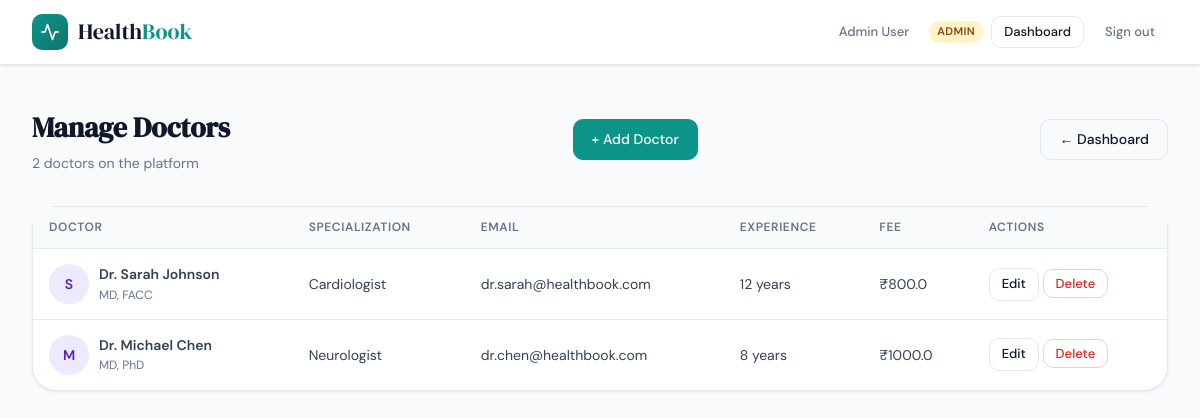
Before: /admin/doctors (signed in) with the older database file.
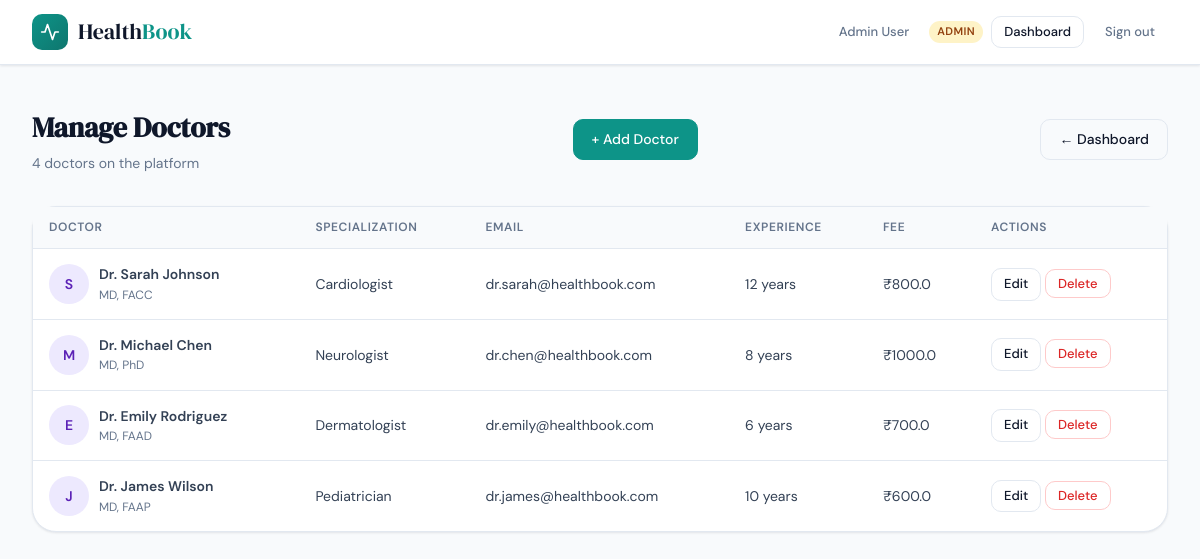
After: the same page with the newer database file.
### run.py (models this page shows, shortened)
class User(db.Model):
    __tablename__ = 'users'
    id = db.Column(db.Integer, primary_key=True)
    name = db.Column(db.String(80), nullable=False)
    email = db.Column(db.String(120), unique=True, nullable=False)
    password_hash = db.Column(db.String(200), nullable=False)
    role = db.Column(db.String(20), default='patient')
    phone = db.Column(db.String(20))
    created_at = db.Column(db.DateTime, default=datetime.utcnow)
    @property
    def is_authenticated(self):
        return True

class Doctor(db.Model):
    __tablename__ = 'doctors'
    id = db.Column(db.Integer, primary_key=True)
    user_id = db.Column(db.Integer, db.ForeignKey('users.id'), unique=True)
    specialization_id = db.Column(db.Integer, db.ForeignKey('specializations.id'))
    qualification = db.Column(db.String(200))
    experience_years = db.Column(db.Integer, default=0)
    consultation_fee = db.Column(db.Float, default=500)
    bio = db.Column(db.Text)
    is_available = db.Column(db.Boolean, default=True)
    user = db.relationship('User', backref='doctor_profile')
    specialization = db.relationship('Specialization', backref='doctors')

class Specialization(db.Model):
    __tablename__ = 'specializations'
    id = db.Column(db.Integer, primary_key=True)
    name = db.Column(db.String(100), unique=True, nullable=False)

### run.py (the view)
@app.route('/admin/doctors')
@login_required
def manage_doctors():
    if current_user.role != 'admin':
        flash('Access denied', 'danger')
        return redirect(url_for('index'))
    doctors = Doctor.query.all()
    return render_template('doctors.html', doctors=doctors)

### run.py (called while the page is built)
@login_manager.user_loader
def load_user(user_id):
    return User.query.get(int(user_id))

### templates/doctors.html
{% extends "base.html" %}
{% block content %}
<div class="page">
  <div class="page-head">
    <div>
      <h1 class="page-title">Manage Doctors</h1>
      <p class="page-subtitle">{{ doctors|length }} doctors on the platform</p>
    </div>
    <a href="/admin/doctors/add" class="btn btn-primary">+ Add Doctor</a>
    <a href="/admin/dashboard" class="btn btn-outline">← Dashboard</a>
  </div>
  <div class="card">
    <div class="table-wrap">
      <table class="table">
        <thead>
          <tr><th>Doctor</th><th>Specialization</th><th>Email</th><th>Experience</th><th>Fee</th><th>Actions</th></tr>
        </thead>
        <tbody>
          {% for doctor in doctors %}
          <tr>
            <td>
              <div style="display: flex; align-items: center; gap: 10px;">
                <div class="avatar" style="background: #ede9fe; color: #5b21b6; width: 40px; height: 40px; border-radius: 50%; display: flex; align-items: center; justify-content: center;">
                  {{ doctor.user.name[0]|upper }}
                </div>
                <div>
                  <div style="font-weight: 600;">Dr. {{ doctor.user.name }}</div>
                  <div style="font-size: 12px; color: #64748b;">{{ doctor.qualification or 'N/A' }}</div>
                </div>
              </div>
            </td>
            <td>{{ doctor.specialization.name if doctor.specialization else 'General' }}</td>
            <td>{{ doctor.user.email }}</td>
            <td>{{ doctor.experience_years }} years</td>
            <td>₹{{ doctor.consultation_fee }}</td>
            <td>
              <a href="/admin/doctors/{{ doctor.id }}/edit" class="btn btn-outline btn-sm">Edit</a>
              <form method="POST" action="/admin/doctors/{{ doctor.id }}/delete" style="display: inline;" onsubmit="return confirm('Delete this doctor?')">
                <button type="submit" class="btn btn-danger btn-sm">Delete</button>
              </form>
            </td>
          </tr>
          {% endfor %}
        </tbody>
      </table>
    </div>
  </div>
</div>
{% endblock %}

### templates/base.html (shortened to what this page needs)
<!DOCTYPE html>
<html lang="en">
<head>
</head>
<body>
<nav>
  <div class="nav-inner">
    <a class="nav-brand" href="/">
      <div class="nav-brand-icon">
        <svg viewBox="0 0 24 24" fill="none" stroke="white" stroke-width="2" stroke-linecap="round" stroke-linejoin="round">
          <path d="M22 12h-4l-3 9L9 3l-3 9H2"/>
        </svg>
      </div>
      <span class="nav-brand-name">Health<span>Book</span></span>
    </a>
    <div class="nav-links">
      {% if current_user.is_authenticated %}
        <span class="nav-user">{{ current_user.name }}</span>
        <span class="nav-badge {{ current_user.role }}">{{ current_user.role }}</span>
        {% if current_user.role == 'admin' %}
          <a class="btn btn-outline btn-sm" href="/admin/dashboard">Dashboard</a>
        {% else %}
          <a class="btn btn-outline btn-sm" href="/appointments">My Appointments</a>
        {% endif %}
        <a class="btn btn-ghost btn-sm" href="/logout">Sign out</a>
      {% else %}
        <a class="btn btn-ghost btn-sm" href="/login">Sign in</a>
        <a class="btn btn-primary btn-sm" href="/register">Get started</a>
      {% endif %}
    </div>
  </div>
</nav>
{% block content %}{% endblock %}
</body>
</html>

### templates/base.html (style rules this page uses)
*, *::before, *::after { box-sizing: border-box; margin: 0; padding: 0; }
:root { --teal: #0d9488; --teal-dark: #0f766e; --teal-light: #ccfbf1; --teal-mid: #99f6e4; --navy: #0f172a; --navy-mid: #1e293b; --slate: #334155; --muted: #64748b; --soft: #94a3b8; --border: #e2e8f0; --bg: #f8fafc; --white: #ffffff; --success: #059669; --warning: #d97706; --danger: #dc2626; --info: #0284c7; --radius-sm: 6px; --radius-md: 10px; --radius-lg: 16px; --radius-xl: 24px; --shadow-sm: 0 1px 3px rgba(15,23,42,0.06), 0 1px 2px rgba(15,23,42,0.04); --shadow-md: 0 4px 16px rgba(15,23,42,0.08), 0 2px 6px rgba(15,23,42,0.05); --shadow-lg: 0 12px 40px rgba(15,23,42,0.12), 0 4px 12px rgba(15,23,42,0.06); }
body { font-family: 'DM Sans', sans-serif; background: var(--bg); color: var(--navy); min-height: 100vh; font-size: 15px; line-height: 1.6; }
nav { background: var(--white); border-bottom: 1px solid var(--border); position: sticky; top: 0; z-index: 100; box-shadow: var(--shadow-sm); }
.nav-inner { max-width: 1200px; margin: 0 auto; padding: 0 2rem; height: 64px; display: flex; align-items: center; justify-content: space-between; }
.nav-brand { display: flex; align-items: center; gap: 10px; text-decoration: none; color: var(--navy); }
.nav-brand-icon { width: 36px; height: 36px; background: linear-gradient(135deg, var(--teal), var(--teal-dark)); border-radius: var(--radius-md); display: flex; align-items: center; justify-content: center; }
.nav-brand-icon svg { width: 20px; height: 20px; }
.nav-brand-name { font-family: 'DM Serif Display', serif; font-size: 22px; color: var(--navy); }
.nav-brand-name span { color: var(--teal); }
.nav-links { display: flex; align-items: center; gap: 8px; }
.nav-user { font-size: 13px; font-weight: 500; color: var(--muted); padding: 0 12px; }
.nav-badge { font-size: 11px; font-weight: 600; padding: 2px 8px; border-radius: 20px; text-transform: uppercase; letter-spacing: 0.04em; }
.nav-badge.admin { background: #fef3c7; color: #92400e; }
.btn { display: inline-flex; align-items: center; gap: 6px; font-family: 'DM Sans', sans-serif; font-size: 14px; font-weight: 500; padding: 8px 18px; border-radius: var(--radius-md); border: 1.5px solid transparent; cursor: pointer; text-decoration: none; transition: all 0.15s ease; white-space: nowrap; }
.btn-primary { background: var(--teal); color: white; border-color: var(--teal); }
.btn-outline { background: transparent; color: var(--navy); border-color: var(--border); }
.btn-ghost { background: transparent; color: var(--muted); border-color: transparent; }
.btn-danger { background: transparent; color: var(--danger); border-color: #fecaca; }
.btn-sm { font-size: 13px; padding: 5px 12px; }
.page { max-width: 1200px; margin: 0 auto; padding: 2.5rem 2rem; }
.card { background: var(--white); border: 1px solid var(--border); border-radius: var(--radius-xl); box-shadow: var(--shadow-sm); }
.table-wrap { overflow-x: auto; }
table { width: 100%; border-collapse: collapse; }
thead tr { background: var(--bg); }
th { text-align: left; font-size: 12px; font-weight: 600; color: var(--muted); letter-spacing: 0.05em; text-transform: uppercase; padding: 11px 16px; border-bottom: 1px solid var(--border); }
td { padding: 14px 16px; font-size: 14px; color: var(--slate); border-bottom: 1px solid var(--border); vertical-align: middle; }
tr:last-child td { border-bottom: none; }
.page-head { margin-bottom: 2rem; display: flex; align-items: center; justify-content: space-between; flex-wrap: wrap; gap: 1rem; }
.page-title { font-family: 'DM Serif Display', serif; font-size: 28px; color: var(--navy); }
.page-subtitle { font-size: 14px; color: var(--muted); margin-top: 2px; }
.avatar { width: 38px; height: 38px; border-radius: 50%; display: flex; align-items: center; justify-content: center; font-weight: 600; font-size: 14px; flex-shrink: 0; }

Changed rows visible on the page:
added Doctor: user "E", user.name "Emily Rodriguez", qualification "MD, FAAD", specialization "Dermatologist", user.email "dr.emily@healthbook.com", experience_years "6", consultation_fee "700.0"
added Doctor: user "J", user.name "James Wilson", qualification "MD, FAAP", specialization "Pediatrician", user.email "dr.james@healthbook.com", experience_years "10", consultation_fee "600.0"
Other visible differences:
{{ doctors|length }}: "2" → "4"
